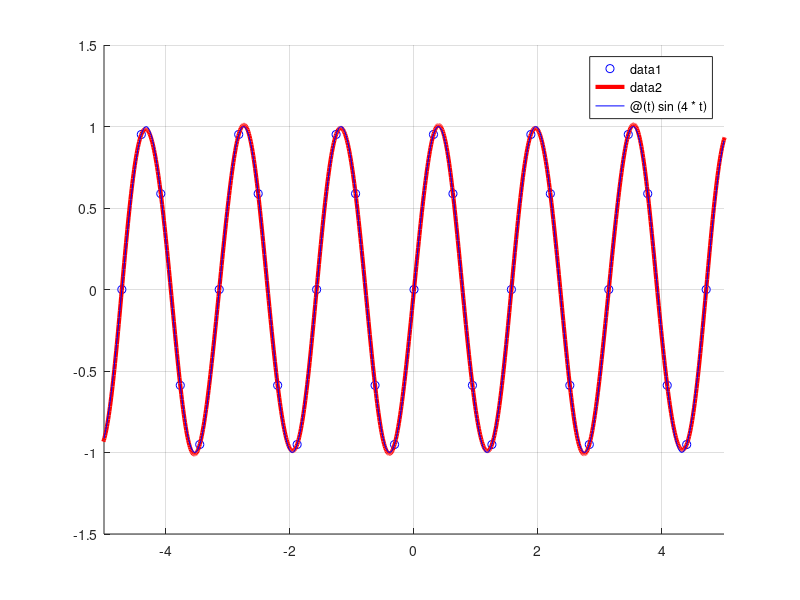

Reproduce this figure in MATLAB. (Note: this script raises an error after producing the figure.)
close all

% Frequenza di campionamento
Ws = 20;
T = 2*pi / Ws;
% Numero di dati raccolti
n_samples = 20;
% Funzione da discretizzare
func = @(t) sin(4*t);

t = -T*n_samples:0.01:T*n_samples;
data = zeros(size(t));

figure();
hold on
grid on
for ii = -n_samples:n_samples
    % sinc(t) = sinc(pi*t) in matlab
    data = data + (func(ii*T)*sinc(pi*(t - ii*T)/(T*pi)));   
    %fplot(@(t) func(ii*T)*sinc(pi*(t - ii*T)/T),"Color",[0.6,0.6,0.6])
end
s = scatter((-n_samples:n_samples)*T,func((-n_samples:n_samples)*T),"MarkerEdgeColor",[0,0,1]);
p = plot(t,data,"Color",[1,0,0],"LineWidth",3);
f = fplot(func,"Color",[0,0,1]);
legend([s,p,f],["samplings","ricostruzione","funzione originale"]);

